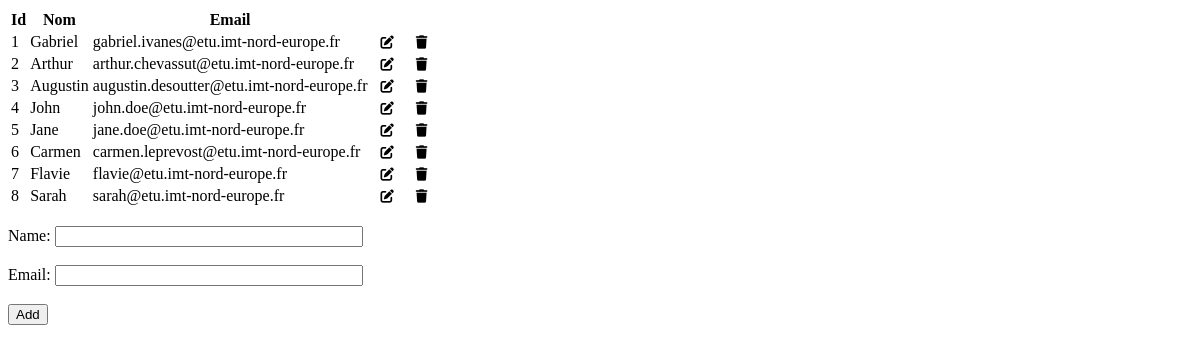
The page /users.php on the database its author committed.
### tables this page shows
CREATE TABLE IF NOT EXISTS `users` (
  `id` int NOT NULL AUTO_INCREMENT,
  `name` varchar(255) NOT NULL,
  `email` varchar(255) NOT NULL,
  PRIMARY KEY (`id`)
);

### users.php (the view, shortened to what this page needs)
<!DOCTYPE html>
<html lang="fr">
<head>
    <link rel="stylesheet" href="https://cdnjs.cloudflare.com/ajax/libs/font-awesome/6.0.0-beta2/css/all.min.css">
    <link rel="stylesheet" href="style.css">
</head>
<body>
    <?php
    $isUpdatingUser = false;
    $updatingUser = "";
    $updatingEmail = "";
    $connectionString = "mysql:host=". _MYSQL_HOST;
    if(defined('_MYSQL_PORT'))
        $connectionString .= ";port=". _MYSQL_PORT;
    $connectionString .= ";dbname=" . _MYSQL_DBNAME;
    $options = array(PDO::MYSQL_ATTR_INIT_COMMAND => 'SET NAMES utf8' );
    $pdo = NULL;
    try {
        $pdo = new PDO($connectionString,_MYSQL_USER,_MYSQL_PASSWORD,$options);
        $pdo->setAttribute(PDO::ATTR_ERRMODE, PDO::ERRMODE_EXCEPTION);
    }
    catch (PDOException $erreur) {
        echo 'Erreur : '.$erreur->getMessage();
    }
    $request = $pdo->prepare("select * from users");
    $request->execute();
    $users = $request->fetchAll(PDO::FETCH_ASSOC);
    echo "<table>
            <thead>
                <tr>
                    <th>Id</th>
                    <th>Nom</th>
                    <th>Email</th>
                </tr>
            </thead>
            <tbody>";
        foreach($users as $user) {
            echo "<tr>";
            echo "<td>" . $user['id'] . "</td>";
            echo "<td>" . $user['name'] . "</td>";
            echo "<td>" . $user['email'] . "</td>";
            echo "<td><form method='POST' action='users.php' id='update'><input name='id' type='hidden' value='".$user['id']."' /><input name='name' type='hidden' value='".$user['name']."' /><input name='email' type='hidden' value='".$user['email']."' /><button type='submit'><i class='fas fa-pen-to-square icon'></i></button></form></td>";
            echo "<td><form method='POST' action='./CRUD/delete.php' id='delete'><input name='id' type='hidden' value='".$user['id']."' /><button type='submit'><i class='fas fa-trash icon'></i></button></form></td>";
            echo "</tr>";
        }
        echo "</tbody>
        </table>";
        echo '<br/><form action="' . (!$isUpdatingUser ? "./CRUD/create.php" : "./CRUD/update.php") . '" method="POST" id="user">
            <label for="name">Name:</label>
            <input type="text" id="name" name="name" value="' . ($isUpdatingUser ? $updatingUser : "").'" required ><br><br>
            <label for="email">Email:</label>
            <input type="email" id="email" name="email" value="' . ($isUpdatingUser ? $updatingEmail : "").'" required><br><br>';
        echo '<input type="submit" value="' . (!$isUpdatingUser ? "Add" : "Update") . '">
        </form>';
    ?>
</body>
</html>

### style.css (style rules this page uses)
.icon { cursor: pointer; margin: 0 3px; }
#update button, #delete button { background-color: transparent; border: none; }
form#user input#name, form#user input#email { width: 300px; }

### rows shown on the page
users: id "1", name "Gabriel", email "gabriel.ivanes@etu.imt-nord-europe.fr"
users: id "2", name "Arthur", email "arthur.chevassut@etu.imt-nord-europe.fr"
users: id "3", name "Augustin", email "augustin.desoutter@etu.imt-nord-europe.fr"
users: id "4", name "John", email "john.doe@etu.imt-nord-europe.fr"
users: id "5", name "Jane", email "jane.doe@etu.imt-nord-europe.fr"
users: id "6", name "Carmen", email "carmen.leprevost@etu.imt-nord-europe.fr"
users: id "7", name "Flavie", email "flavie@etu.imt-nord-europe.fr"
users: id "8", name "Sarah", email "sarah@etu.imt-nord-europe.fr"
